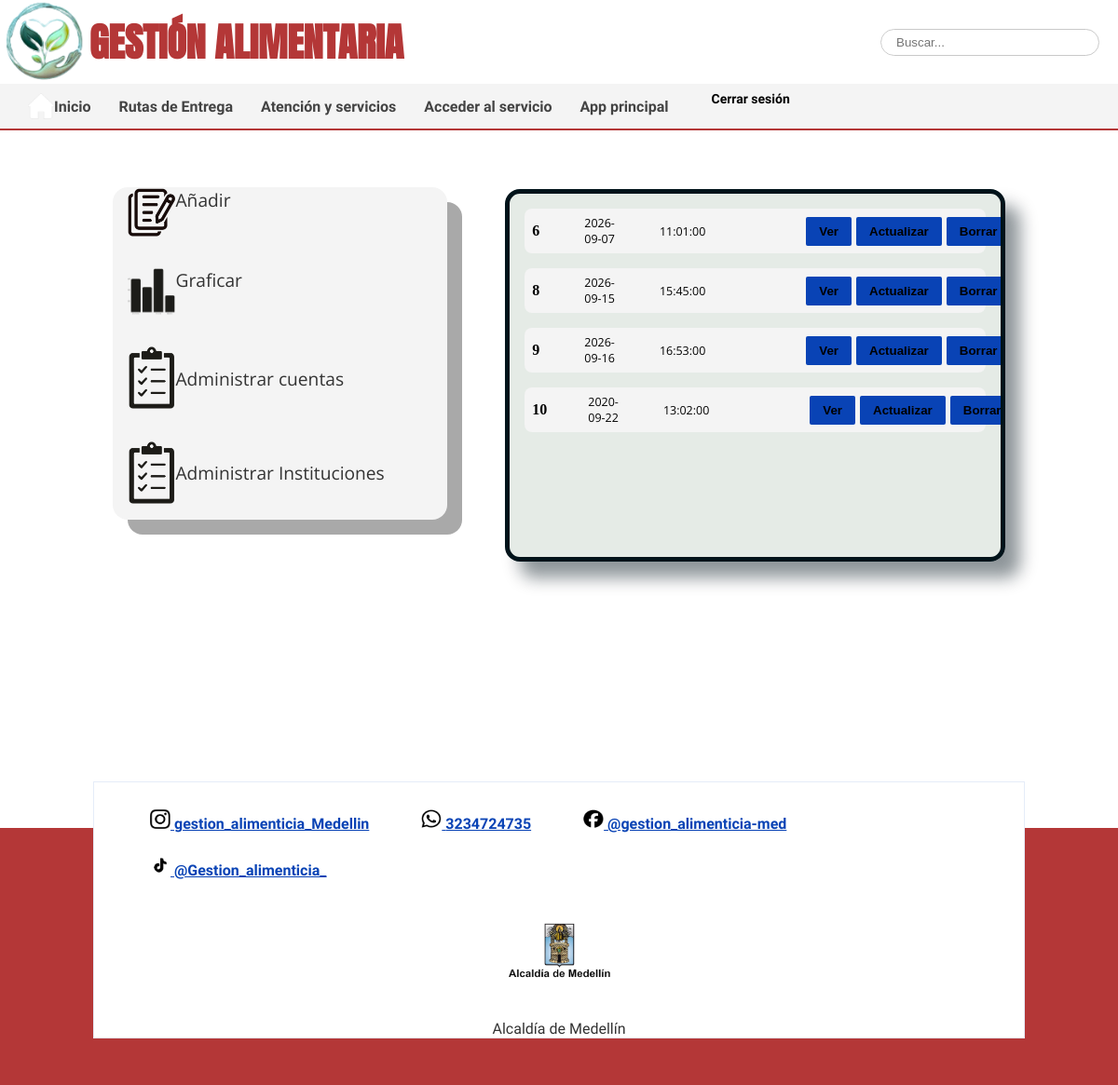
/html/app/app.php (signed in), run on the app's committed database.
### tables this page shows
CREATE TABLE `informes` (
  `id` int(11) NOT NULL,
  `nombre` varchar(70) NOT NULL,
  `cedula` int(60) NOT NULL,
  `platos entregados` int(10) NOT NULL,
  `fecha` date NOT NULL,
  `hora` time NOT NULL,
  `desperdicios` decimal(65,38) NOT NULL,
  `institucion` varchar(100) NOT NULL,
  `platos_enviados` int(60) NOT NULL
);

### base_datos/informes/conexion/abrir_conexion.php (called while the page is built, shortened)
<?php
    $tabla_db1="informes";
?>

### html/app/app.php (the view, shortened to what this page needs)
<?php
    $usuario=$_SESSION['usuario'];
    $UsurTablaSql="SELECT * FROM cuentas_usuarios WHERE correo= '$usuario'";
?>
<!DOCTYPE html>
<html lang="es">
<head>
    <link rel="stylesheet" href="../../css/estilo.css">
</head>
<body>
    <header>
    <section class="superior">
        <img src="../../img/icon.png" alt="Logo" class="logo">
        <h1>GESTIÓN ALIMENTARIA</h1>
        <form class="buscador" id="buscadorForm">
            <input type="search" id="busqueda" placeholder="Buscar...">
            <button type="submit"></button>
        </form>
    </section>
    <nav class="nav" id="nav">
        <img src="../../img/casa.png" alt="Inicio" class="casa">
        <ul class="despl-list">
            <li><a href="../../index.php" >Inicio</a></li>
            <li>
                <a href="../rutentrega.php" >
                    Rutas de Entrega
                </a>
            </li>
            <li><a href="../servicioCliente.php">Atención y servicios</a></li>
            <li><a href="../pagina4.php">Acceder al servicio</a></li>
            <li><a href="#">App principal</a></li>
            <li>
    <a href="../../base_datos/login_php/cerrar_sesion.php" class="btn-cerrar-sesion">
        Cerrar sesión
    </a>
            </li>
        </ul>
    </nav>
</header>
    <main class="app-pr">
        <section class="options-app">
            <button class="buton-abrir-regist option-app-item">
                <img alt="option_item_img" src="../../img/App/1.png">
                <p>Añadir</p>
            </button>
            <button class="button-abrir-graficar option-app-item">
                <img alt="option_item_img" src="../../img/App/3.png">
                <p>Graficar</p>
            </button>
            <?php
                include("../../base_datos/informes/conexion/abrir_conexion.php");
                $UsurTabla=mysqli_query($conexion ,$UsurTablaSql);
                $usurTablaArr=mysqli_fetch_assoc($UsurTabla);
                if($usurTablaArr['rol'] == "ADP" or $usurTablaArr['rol'] == "ADI") {
                    echo '<a href="app-admin-cuentas.php" class="option-app-item">';
                    echo '<img alt="option_item_img" src="../../img/App/2.png">';
                    echo '<p>Administrar cuentas </p>';
                    echo '</a>';
                }
                if ($usurTablaArr['rol'] == "ADP"){
                    echo '<a href="app-admin-instituciones.php" class="option-app-item">';
                    echo '<img alt="option_item_img" src="../../img/App/2.png">';
                    echo '<p>Administrar Instituciones</p>';
                    echo '</a>';
                }
            ?>
        </section>
        <section class="app-forms">
            <?php
                include("../../base_datos/informes/conexion/abrir_conexion.php");
                $UsurTabla=mysqli_query($conexion ,$UsurTablaSql);
                $usurTablaArr=mysqli_fetch_assoc($UsurTabla);
                $institucioncomprobar=$usurTablaArr['institucion'];
                    for($i=0;$i<=20;$i++)
                        {
                            $resultados=mysqli_query($conexion, "SELECT * FROM `$tabla_db1` WHERE id = $i");
                            WHILE($consulta =mysqli_fetch_array($resultados))
                            {
                                if($consulta['institucion']==$institucioncomprobar or $usurTablaArr['rol'] == "ADP"){
                                echo "<form action=\"../../base_datos/informes/actualizar/Actualizar.php\" method=\"POST\">";
                                echo "<div class=\"form-item\">";
                                echo "<p class=\"id-form-item\">".$consulta['id']."</p>";
                                echo "<p class=\"fecha-form-item\">".$consulta['fecha']."</p>".
                                    "<p class=\"hora-form-item\">".$consulta['hora']."</p>".
                                    "<div class=\"form-botons\">";
                                echo "<input type=\"hidden\" value=\"".$consulta['id']."\" name=\"IDD\">".
                                    "<button class=\"ver\" type=\"button\" data-id=\"".$consulta['id']."\"
                                    data-nombre=\"".$consulta['nombre']."\" data-cedu=\"".$consulta['cedula']."\"
                                    data-plentr=\"".$consulta['platos entregados']."\" data-desper=\"".$consulta['desperdicios']."\"
                                    data-fecha=\"".$consulta['fecha']."\" data-hora=\"".$consulta['hora']."\">Ver</button>";
                                    if($usurTablaArr['cedula']==$consulta['cedula'] or $usurTablaArr['rol'] == "ADP" or $usurTablaArr['rol'] == "ADI"){
                                         echo"<button class=\"update\" type=\"button\" name=\"updatee\" data-id=\"".$consulta['id']."\"
                                    data-nombre=\"".$consulta['nombre']."\" data-cedu=\"".$consulta['cedula']."\"
                                    data-plentr=\"".$consulta['platos entregados']."\" data-desper=\"".$consulta['desperdicios']."\"
                                    data-fecha=\"".$consulta['fecha']."\" data-hora=\"".$consulta['hora']."\">Actualizar</button>";
                                echo"<input type=\"submit\" value=\"Borrar\" class=\"delete\" name=\"delete\">";
                                    }
                                echo "</div>";
                                echo "</div>";
                                echo "</form>";
                            }
                            }
                        }
                ?>
        </section>
                <?php
                    include("../../base_datos/informes/conexion/abrir_conexion.php");
?>
    </main>
    <footer>
    <div class="footer-inside">
    <ul class="redes">
        <li>
            <a href="https://www.instagram.com/gestion_alimenticia_jorge?utm_source=qr&igsh=ZWJ4ZDU0bTM3bDIy">
            <img src="../../img/redes sociales/lnstagram.png">
            gestion_alimenticia_Medellin
            </a>
        </li>
        <li>
            <a href="https://wa.me/573107398094?text=Hola%20quiero%20más%20información%20sobre%20sus%20servicios" target="_blank">
            <img src="../../img/redes sociales/w.png">
            3234724735
            </a>
        </li>
        <li>
            <a href="https://www.facebook.com/share/1JHe1Jqxjx/">
                <img src="../../img/redes sociales/f.png">
                @gestion_alimenticia-med
            </a>
        </li>
        <li>
            <a href=" https://www.tiktok.com/@gomezyeral2323._?_r=1&_t=ZS-96wEMCMsZ7P">
            <img src="../../img/tito.png">
            @Gestion_alimenticia_
            </a>
        </li>
    </ul>
    <section class="alcaldia">
        <img src="../../img/logo-med.png" alt="Alcaldía de Medellín">
        <p>Alcaldía de Medellín</p>
    </section>
    </div>
    </footer>
</body>
</html>

### data on the page
informes: id "6", fecha "2026-09-07", hora "11:01:00"
informes: id "8", fecha "2026-09-15", hora "15:45:00"
informes: id "9", fecha "2026-09-16", hora "16:53:00"
informes: id "10", fecha "2020-09-22", hora "13:02:00"
